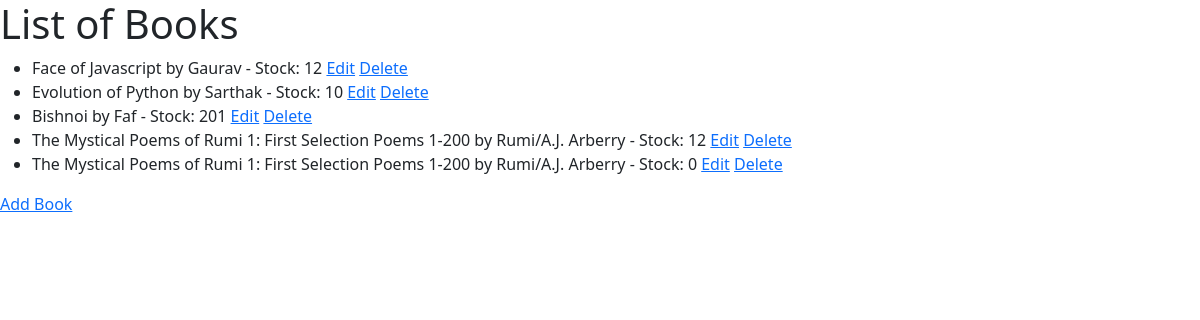
The page /books/ on the database its author committed.
### web/models.py (models this page shows, shortened)
class Book(models.Model):
    title = models.CharField(max_length=200)
    author = models.CharField(max_length=100)
    isbn = models.CharField(max_length=20)
    publisher = models.CharField(max_length=100)
    page_count = models.PositiveIntegerField()
    stock = models.PositiveIntegerField(default=0)
    price = models.DecimalField(max_digits=10, decimal_places=2, default=1)  # Add this line for the price

### web/views.py (the view)
# urls.py: path('books/', views.list_books, name='list_books'),
def list_books(request):
    books = Book.objects.all()
    trans = Transaction.objects.all()
    return render(request, 'book_list.html', {'books': books, 'trans':trans})

### templates/book_list.html (shortened to what this page needs)
<!DOCTYPE html>
<html lang="en">
<head>
    <link rel="stylesheet" href="https://cdn.jsdelivr.net/npm/bootstrap@5.2.3/dist/css/bootstrap.min.css">
</head>
<body>
    <h1>List of Books</h1>
    <ul>
        {% for book in books %}
            <li>{{ book.title }} by {{ book.author }} - Stock: {{ book.stock }}  <a href="/books/edit/{{book.id}}/">Edit</a> <a href="/books/delete/{{book.id}}/">Delete</a></li>
        {% empty %}
            <li>No books available</li>
        {% endfor %}
    </ul>
    <a href="{% url 'add_book' %}">Add Book</a>
</body>
</html>

### rows shown on the page
Book: title "Face of Javascript", author "Gaurav", stock "12"
Book: title "Evolution of Python", author "Sarthak", stock "10"
Book: title "Bishnoi", author "Faf", stock "201"
Book: title "The Mystical Poems of Rumi 1: First Selection Poems 1-200", author "Rumi/A.J. Arberry", stock "12"
Book: title "The Mystical Poems of Rumi 1: First Selection Poems 1-200", author "Rumi/A.J. Arberry", stock "0"
